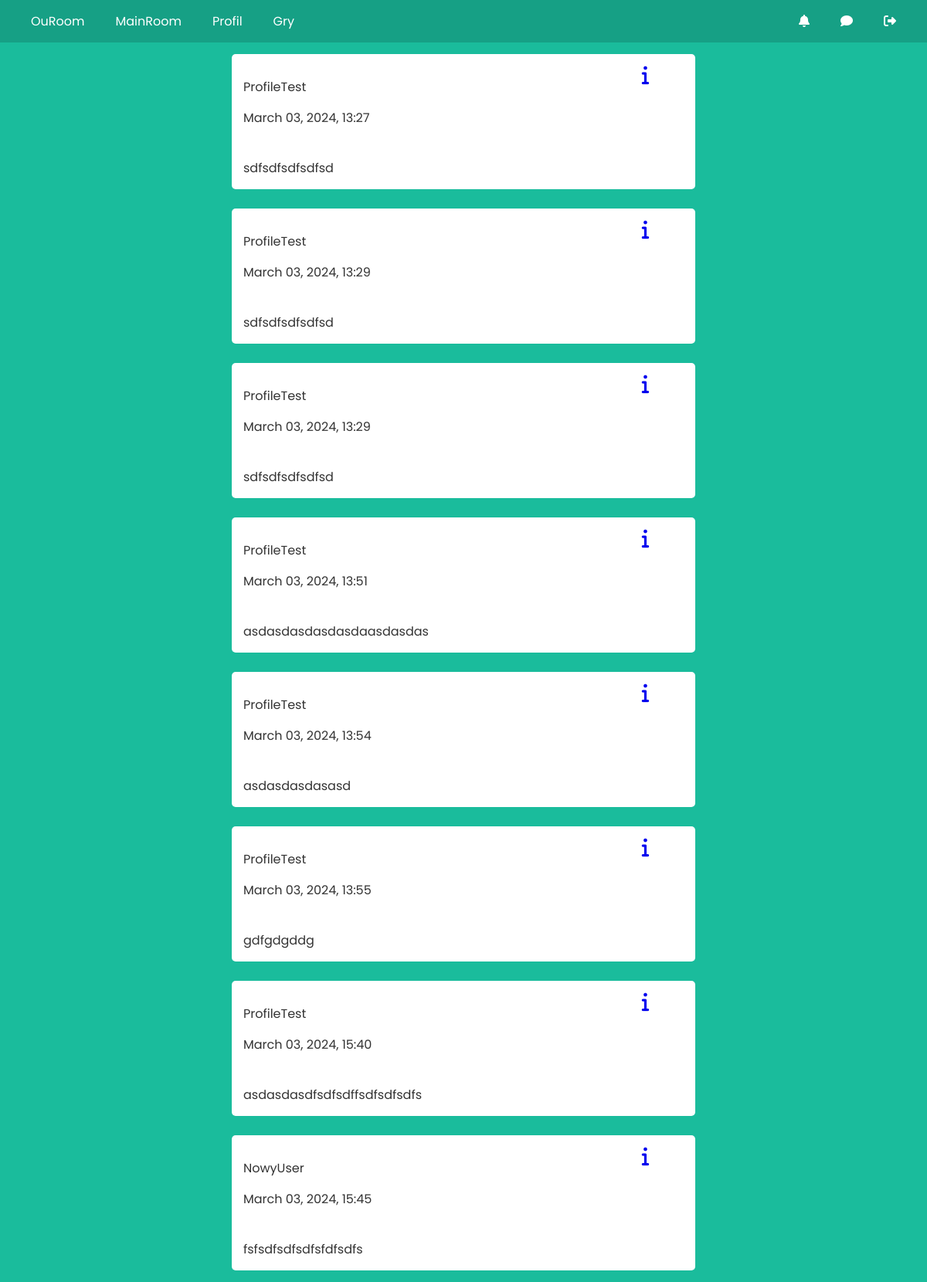
Before: / with the older database file.
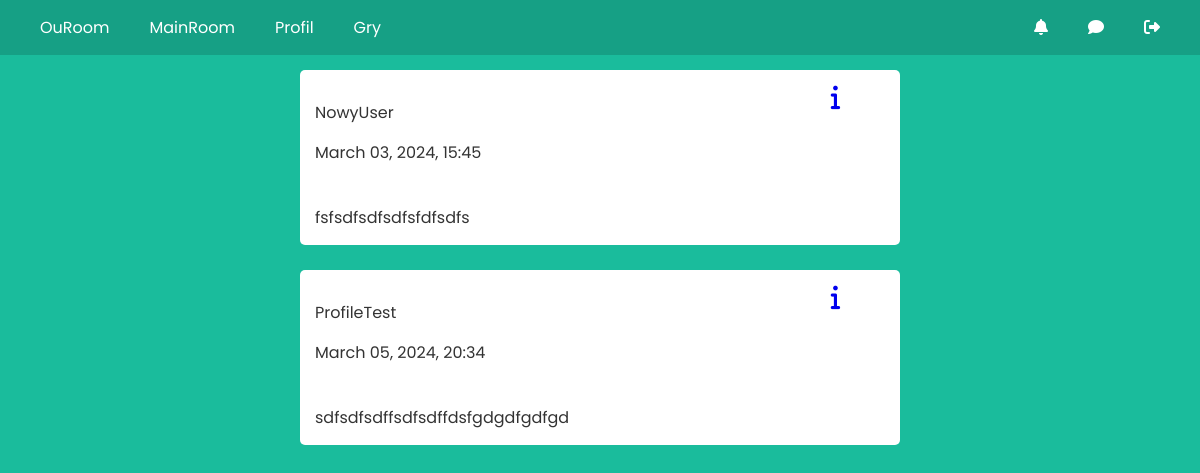
After: the same page with the newer database file.
### rooms/models.py (models this page shows)
class Post(models.Model):
    author = models.ForeignKey(settings.AUTH_USER_MODEL, on_delete=models.CASCADE)
    time_release = models.DateTimeField(default=timezone.now)
    content = models.TextField()
    image = models.ImageField(null=True, blank=True)
    def get_absolute_url(self):
        return reverse('post_detail', kwargs={'pk': self.pk}) #Generate full url

### accounts/models.py (models this page shows)
class CustomUser(AbstractUser):
    email = models.EmailField(blank=False, null=False,unique=True)

### rooms/views.py (the view)
# urls.py: path('', PostListView.as_view(), name='main_room'),
class PostListView(ListView):
    model = Post
    template_name = 'rooms/mainroom.html'
    context_object_name = 'post_list'

### rooms/templates/rooms/mainroom.html (shortened to what this page needs)
<!DOCTYPE html>
<html lang="en">
<head>
    {% load static %}
    <link rel="stylesheet" href="{% static 'main.css' %}">
</head>
<body>
    <nav class="navigation">
        <div class="nav-left">
            <a href="{% url 'ouroom' %}" class="nav-link">OuRoom</a>
            <a href="{% url 'main_room' %}" class="nav-link">MainRoom</a>
            <a href="{% url 'profile' %}" class="nav-link">Profil</a>
            <a href="{% url 'games' %}" class="nav-link">Gry</a>
        </div>
        <div class="nav-right">
            <a href="#" class="nav-icon" title="Powiadomienia"><i class="fa-solid fa-bell"></i></a>
            <a href="#" class="nav-icon" title="Wiadomości"><i class="fa-solid fa-comment"></i></a>
            <a href="{% url 'logout' %}" class="nav-icon" title="Wyloguj się"><i class="fa-solid fa-right-from-bracket"></i></a>
        </div>
    </nav>
    {% block content %}
        <div class="posts-container">
            {% for post in post_list %}
                <article class="media content-section">
                    <a href="{{ post.get_absolute_url }}" class="post-link"><i class="fa-solid fa-info"></i></a>
                    <p>{{ post.author }}</p>
                    <p>{{ post.time_release|date:"F d, Y, H:i" }}</p>
                    <p>{{ post.content }}</p>
                </article>
            {% endfor %}
        </div>
    {% endblock content %}
</body>
</html>

### static/main.css (style rules this page uses)
* { margin: 0; padding: 0; box-sizing: border-box; font-family: 'Poppins', sans-serif; }
body { background: #1abc9c; overflow: auto; display: flex; flex-direction: column; justify-content: flex-start; align-items: center; padding-top: 50px; min-height: 100vh; }
p { text-align: center; margin-top: 15px; }
.navigation { display: flex; justify-content: space-between; align-items: center; padding: 10px 20px; background-color: #16a085; color: #fff; position: fixed; top: 0; left: 0; width: 100%; z-index: 1000; }
.nav-left, .nav-right { display: flex; align-items: center; }
.nav-link, .nav-icon { text-decoration: none; color: #fff; margin: 0 10px; padding: 5px 10px; border-radius: 5px; transition: background-color 0.3s ease; }
.posts-container { display: flex; flex-direction: column; align-items: center; width: 50%; margin-top: 20px; gap: 10px; }
.media.content-section { width: 100%; / box-shadow: 0 2px 4px rgba(0,0,0,0.1); padding: 15px; border-radius: 5px; margin-bottom: 15px; background-color: #fff; color: #333; position: relative; }
.media.content-section p { text-align: left; color: #333; }
.fa-solid.fa-info { position: absolute; top: 0; right: 0; margin-right: 60px; margin-top: 15px; font-size: 25px; }

Changed rows visible on the page:
removed Post: author "ProfileTest", time_release "March 03, 2024, 13:27", content "sdfsdfsdfsdfsd"
removed Post: author "ProfileTest", time_release "March 03, 2024, 13:29", content "sdfsdfsdfsdfsd"
removed Post: author "ProfileTest", time_release "March 03, 2024, 13:29", content "sdfsdfsdfsdfsd"
removed Post: author "ProfileTest", time_release "March 03, 2024, 13:51", content "asdasdasdasdasdaasdasdas"
removed Post: author "ProfileTest", time_release "March 03, 2024, 13:54", content "asdasdasdasasd"
removed Post: author "ProfileTest", time_release "March 03, 2024, 13:55", content "gdfgdgddg"
removed Post: author "ProfileTest", time_release "March 03, 2024, 15:40", content "asdasdasdfsdfsdffsdfsdfsdfs"
added Post: author "ProfileTest", time_release "March 05, 2024, 20:34", content "sdfsdfsdffsdfsdffdsfgdgdfgdfgd"
